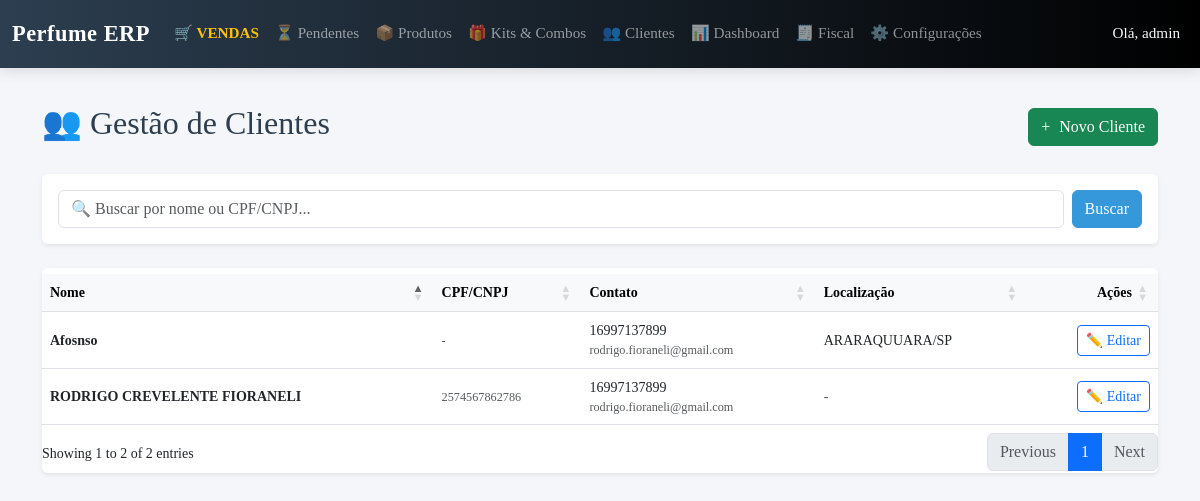
The app's page /clientes/ (signed in) with its own data.
### customers/models.py (models this page shows, shortened)
class Customer(models.Model):
    CLASSIFICATION_CHOICES = [
        ('novo', 'Novo'),
        ('recorrente', 'Recorrente'),
        ('vip', 'VIP'),
    ]
    name = models.CharField("Nome Completo", max_length=255)
    cpf_cnpj = models.CharField("CPF/CNPJ", max_length=20, unique=True, blank=True, null=True)
    phone = models.CharField("Telefone / WhatsApp", max_length=20)
    email = models.EmailField("E-mail", blank=True, null=True)
    birth_date = models.DateField("Data de Nascimento", blank=True, null=True)
    zip_code = models.CharField("CEP", max_length=10, blank=True)
    street = models.CharField("Logradouro", max_length=100, blank=True)
    number = models.CharField("Número", max_length=10, blank=True)
    complement = models.CharField("Complemento", max_length=50, blank=True)
    neighborhood = models.CharField("Bairro", max_length=50, blank=True)
    city = models.CharField("Cidade", max_length=50, blank=True)
    state = models.CharField("UF", max_length=2, blank=True)
    fragrance_preferences = models.ManyToManyField(FragranceFamily, blank=True, verbose_name="Preferências Olfativas")
    favorite_brands = models.TextField("Marcas Favoritas", blank=True, help_text="Ex: Chanel, Dior (separado por vírgula)")
    loyalty_points = models.IntegerField("Pontos de Fidelidade", default=0)
    classification = models.CharField("Classificação", max_length=20, choices=CLASSIFICATION_CHOICES, default='novo')
    created_at = models.DateTimeField(auto_now_add=True)
    updated_at = models.DateTimeField(auto_now=True)
    class Meta:
        verbose_name = "Cliente"
        verbose_name_plural = "Clientes"

### customers/views.py (the view)
# urls.py: path('', views.customer_list, name='customer_list'),
@login_required
def customer_list(request):
    customers = get_common_context(request)
    context = {
        'customers': customers,
        'search_query': request.GET.get('q', '')
    }
    return render(request, 'customers/list.html', context)

### customers/views.py (called while the page is built)
def get_common_context(request):
    search_query = request.GET.get('q', '')
    customers = Customer.objects.all()
    if search_query:
        customers = customers.filter(
            Q(name__icontains=search_query) | Q(cpf_cnpj__icontains=search_query)
        )
    return customers.order_by('-created_at')

### templates/customers/list.html (shortened to what this page needs)
{% extends 'base.html' %}
{% block content %}
<div class="container mt-4">
    <div class="d-flex justify-content-between align-items-center mb-4">
        <h2 style="color: #2c3e50;">👥 Gestão de Clientes</h2>
        <a href="{% url 'customer_create' %}" class="btn btn-success">
            <span style="margin-right: 5px;">+</span> Novo Cliente
        </a>
    </div>
    <div class="card p-3 mb-4 shadow-sm border-0">
        <form method="get" class="d-flex gap-2">
            <input type="text" name="q" class="form-control" placeholder="🔍 Buscar por nome ou CPF/CNPJ..." value="{{ search_query }}">
            <button type="submit" class="btn btn-primary">Buscar</button>
        </form>
    </div>
    <div class="card shadow-sm border-0">
        <div class="card-body p-0">
            <div class="table-responsive">
                <table class="table table-hover align-middle mb-0">
                    <thead class="table-light">
                        <tr>
                            <th>Nome</th>
                            <th>CPF/CNPJ</th>
                            <th>Contato</th>
                            <th>Localização</th>
                            <th style="text-align: right;">Ações</th>
                        </tr>
                    </thead>
                    <tbody>
                        {% for customer in customers %}
                        <tr>
                            <td>
                                <a href="{% url 'customer_detail' customer.pk %}" class="fw-bold text-dark text-decoration-none">{{ customer.name }}</a>
                            </td>
                            <td>
                                <span class="text-muted small">{{ customer.cpf_cnpj|default:"-" }}</span>
                            </td>
                            <td>
                                <div>{{ customer.phone|default:"-" }}</div>
                                <div class="text-muted small">{{ customer.email|default:"" }}</div>
                            </td>
                            <td>
                                {% if customer.city %}
                                    {{ customer.city }}/{{ customer.state }}
                                {% else %}
                                    <span class="text-muted">-</span>
                                {% endif %}
                            </td>
                            <td style="text-align: right;">
                                <a href="{% url 'customer_edit' customer.pk %}" class="btn btn-sm btn-outline-primary">✏️ Editar</a>
                            </td>
                        </tr>
                        {% empty %}
                        <tr><td colspan="5" class="text-center py-5 text-muted">Nenhum cliente encontrado.</td></tr>
                        {% endfor %}
                    </tbody>
                </table>
            </div>
        </div>
    </div>
</div>
<link rel="stylesheet" href="https://cdn.datatables.net/1.13.6/css/dataTables.bootstrap5.min.css">
{% endblock %}

### templates/base.html (shortened to what this page needs)
{% load static %}
<!DOCTYPE html>
<html lang="pt-br">
<head>
    <link href="https://cdn.jsdelivr.net/npm/bootstrap@5.3.0/dist/css/bootstrap.min.css" rel="stylesheet">
    <link href="https://cdn.datatables.net/1.13.4/css/dataTables.bootstrap5.min.css" rel="stylesheet">
    <link href="https://cdn.datatables.net/responsive/2.5.0/css/responsive.bootstrap5.min.css" rel="stylesheet">
</head>
<body class="{% if user.is_authenticated %}authenticated{% endif %}">
    {% if user.is_authenticated %}
    <nav class="navbar navbar-expand-lg navbar-dark bg-dark fixed-top shadow">
        <div class="container-fluid">
            <a class="navbar-brand" href="{% url 'home' %}">Perfume ERP</a>
            <div class="collapse navbar-collapse" id="navbarNav">
                {% if user.is_authenticated %}
                <ul class="navbar-nav me-auto">
                    <li class="nav-item"><a class="nav-link fw-bold text-warning" href="{% url 'pos_view' %}">🛒 VENDAS</a></li>
                    <li class="nav-item"><a class="nav-link" href="{% url 'pending_sales' %}">⏳ Pendentes</a></li>
                    <li class="nav-item"><a class="nav-link" href="{% url 'product_list' %}">📦 Produtos</a></li>
                    <li class="nav-item"><a class="nav-link" href="{% url 'kit_manage' %}">🎁 Kits & Combos</a></li>
                    <li class="nav-item"><a class="nav-link" href="{% url 'customer_list' %}">👥 Clientes</a></li>
                    {% if user.is_superuser %}
                    <li class="nav-item"><a class="nav-link" href="{% url 'reports_dashboard' %}">📊 Dashboard</a></li>
                    <li class="nav-item"><a class="nav-link" href="{% url 'import_data' %}">🧾 Fiscal</a></li>
                    <li class="nav-item"><a class="nav-link" href="{% url 'settings_dashboard' %}">⚙️ Configurações</a></li>
                    {% endif %}
                </ul>
                {% endif %}
                <ul class="navbar-nav">
                    {% if user.is_authenticated %}
                        <li class="nav-item"><span class="nav-link text-light">Olá, {{ user.username }}</span></li>
                    {% endif %}
                </ul>
            </div>
        </div>
    </nav>
    {% endif %}
    {% block content %}{% endblock %}
</body>
</html>

### records on screen
Customer: name "Afosnso", cpf_cnpj "-", phone "16997137899", email "rodrigo.fioraneli@gmail.com", city "ARARAQUUARA", state "SP"
Customer: name "RODRIGO CREVELENTE FIORANELI", cpf_cnpj "2574567862786", phone "16997137899", email "rodrigo.fioraneli@gmail.com"

### other values on screen
{{ user.username }} "admin"
